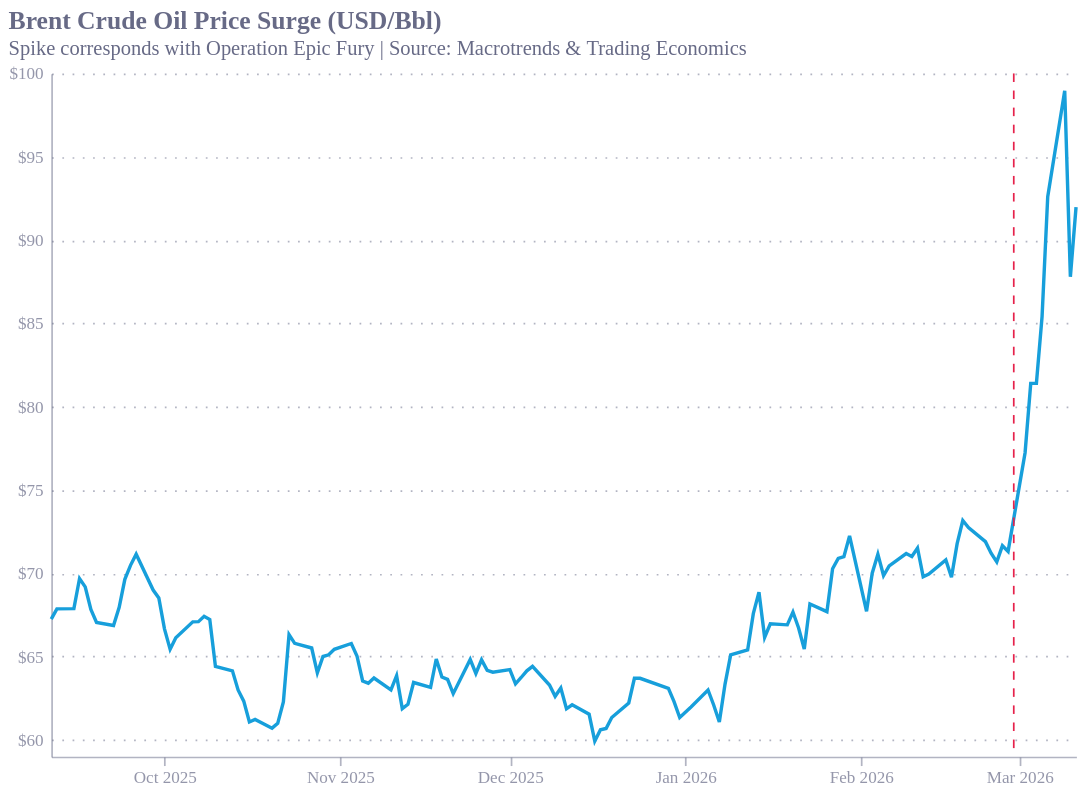

Write notebook code for a chart like this one.
### Code cell
conflict_date = pd.to_datetime('2026-02-28')

base = alt.Chart(df_filtered).encode(
    x=alt.X(
        'Date:T', 
        title=None, 
        axis=alt.Axis(
            format='%b %Y', 
            labelAngle=0, 
            tickCount="month"  
        )
    ),
    y=alt.Y(
        'Value:Q',
        title=None,
        scale=alt.Scale(domain=[59, 100]), 
        axis=alt.Axis(format='$,.0f')
    )
)

line = base.mark_line(
    strokeWidth=2,
    color='#179fdb',
).properties(
    title=alt.TitleParams(
        text='Brent Crude Oil Price Surge (USD/Bbl)',
        subtitle=[f"Spike corresponds with Operation Epic Fury | Source: Macrotrends & Trading Economics"],
        fontSize=15,
        subtitleFontSize=12,
        subtitleColor="#676A86",
        color="#676A86",
        anchor='start'
    ),
    width=600,
    height=400,
)

rule_df = pd.DataFrame({'Date': [conflict_date]})
rule = (
    alt.Chart(rule_df)
    .mark_rule(color='#e6224b', strokeDash=[5, 5], strokeWidth=1)
    .encode(x='Date:T')
)

annotation_df = pd.DataFrame({'Date': [conflict_date], 'Label': [None]})
text = (
    alt.Chart(annotation_df)
    .mark_text(
        align='right',
        dx=-3,
        dy=0,
        fontWeight='bold',
        fontSize=10,
        color='#e6224b'
    )
    .encode(
        x='Date:T',
        y=alt.value(50),
        text='Label:N'
    )
)

chart = (
    (line + rule )
    .configure_view(strokeWidth=0)
    .configure_axis(
        grid=True,          
        gridColor='#eeeeee', 
        domain=True,       
        domainColor='#676A86', 
        tickColor='#676A86'
    )
    .configure_axisX(
        grid=False          
    )
    .configure_title(
        fontSize=16, 
        subtitleFontSize=12, 
        subtitleColor='gray'
    )
)

chart.display()

### Figure 1 — Vega-Lite specification as saved in the notebook (floating-point values rounded to 4 significant figures)
{"config": {"font": "Circular Std", "mark": {"line": {"interpolate": "monotone"}}, "view": {"stroke": "transparent", "width": 400, "height": 300, "strokeWidth": 0}, "range": {"category": ["#36B7B4", "#E6224B", "#F4C245", "#0063AF", "#00A767", "#179FDB", "#EB5C2E"], "diverging": ["#E6224B", "#E54753", "#C9C9C9", "#179FDB", "#122B39"], "heatmap": ["#C9C9C9", "#179FDB", "#0063AF", "#122B39"], "ordinal": ["#00A767", "#36B7B4", "#179FDB", "#0063AF", "#243B5A"]}, "axisX": {"domainColor": "#676A86", "domainOpacity": 0.5, "grid": false, "labelAngle": 0, "labelColor": "#676A86", "labelOpacity": 0.7, "orient": "bottom", "tickColor": "#676A86", "tickCount": 10, "tickOpacity": 0.5, "title": false, "titleAlign": "center", "titleAnchor": "middle", "titleColor": "#676A86", "titleFontSize": 12, "titleOpacity": 0.8, "titleY": -15}, "axisY": {"domainColor": "#676A86", "domainOpacity": 0.5, "gridColor": "#676A86", "gridDash": [1, 5], "gridOpacity": 0.5, "labelColor": "#676A86", "labelOpacity": 0.7, "labelPadding": 5, "tickColor": "#676A86", "tickCount": 8, "tickOpacity": 0.5, "ticks": false, "titleAlign": "left", "titleAngle": 0, "titleBaseline": "bottom", "titleColor": "#676A86", "titleFontSize": 12, "titleOpacity": 0.8, "titleX": 0, "titleY": -7}, "axis": {"domain": true, "domainColor": "#676A86", "grid": true, "gridColor": "#eeeeee", "tickColor": "#676A86"}, "title": {"fontSize": 16, "subtitleColor": "gray", "subtitleFontSize": 12}}, "layer": [{"data": {"name": "data-8fb367a44ea76214f5878034813df365"}, "mark": {"type": "line", "color": "#179fdb", "strokeWidth": 2}, "encoding": {"x": {"axis": {"format": "%b %Y", "labelAngle": 0, "tickCount": "month"}, "field": "Date", "title": null, "type": "temporal"}, "y": {"axis": {"format": "$,.0f"}, "field": "Value", "scale": {"domain": [59, 100]}, "title": null, "type": "quantitative"}}, "title": {"text": "Brent Crude Oil Price Surge (USD/Bbl)", "anchor": "start", "color": "#676A86", "fontSize": 15, "subtitle": ["Spike corresponds with Operation Epic Fury | Source: Macrotrends & Trading Economics"], "subtitleColor": "#676A86", "subtitleFontSize": 12}}, {"data": {"name": "data-a81af2f44d698b70ab0d5add563224de"}, "mark": {"type": "rule", "color": "#e6224b", "strokeDash": [5, 5], "strokeWidth": 1}, "encoding": {"x": {"field": "Date", "type": "temporal"}}}], "height": 400, "width": 600, "$schema": "https://vega.github.io/schema/vega-lite/v6.1.0.json", "datasets": {"data-8fb367a44ea76214f5878034813df365": [{"Date": "2025-09-11T00:00:00", "Value": 67.25}, {"Date": "2025-09-12T00:00:00", "Value": 67.87}, {"Date": "2025-09-15T00:00:00", "Value": 67.88}, {"Date": "2025-09-16T00:00:00", "Value": 69.69}, {"Date": "2025-09-17T00:00:00", "Value": 69.19}, {"Date": "2025-09-18T00:00:00", "Value": 67.83}, {"Date": "2025-09-19T00:00:00", "Value": 67.05}, {"Date": "2025-09-22T00:00:00", "Value": 66.87}, {"Date": "2025-09-23T00:00:00", "Value": 67.96}, {"Date": "2025-09-24T00:00:00", "Value": 69.64}, {"Date": "2025-09-25T00:00:00", "Value": 70.48}, {"Date": "2025-09-26T00:00:00", "Value": 71.15}, {"Date": "2025-09-29T00:00:00", "Value": 69.0}, {"Date": "2025-09-30T00:00:00", "Value": 68.52}, {"Date": "2025-10-01T00:00:00", "Value": 66.67}, {"Date": "2025-10-02T00:00:00", "Value": 65.44}, {"Date": "2025-10-03T00:00:00", "Value": 66.13}, {"Date": "2025-10-06T00:00:00", "Value": 67.09}, {"Date": "2025-10-07T00:00:00", "Value": 67.1}, {"Date": "2025-10-08T00:00:00", "Value": 67.42}, {"Date": "2025-10-09T00:00:00", "Value": 67.23}, {"Date": "2025-10-10T00:00:00", "Value": 64.41}, {"Date": "2025-10-13T00:00:00", "Value": 64.15}, {"Date": "2025-10-14T00:00:00", "Value": 63.0}, {"Date": "2025-10-15T00:00:00", "Value": 62.33}, {"Date": "2025-10-16T00:00:00", "Value": 61.08}, {"Date": "2025-10-17T00:00:00", "Value": 61.23}, {"Date": "2025-10-20T00:00:00", "Value": 60.71}, {"Date": "2025-10-21T00:00:00", "Value": 61.0}, {"Date": "2025-10-22T00:00:00", "Value": 62.28}, {"Date": "2025-10-23T00:00:00", "Value": 66.32}, {"Date": "2025-10-24T00:00:00", "Value": 65.8}, {"Date": "2025-10-27T00:00:00", "Value": 65.52}, {"Date": "2025-10-28T00:00:00", "Value": 64.03}, {"Date": "2025-10-29T00:00:00", "Value": 65.01}, {"Date": "2025-10-30T00:00:00", "Value": 65.11}, {"Date": "2025-10-31T00:00:00", "Value": 65.44}, {"Date": "2025-11-03T00:00:00", "Value": 65.79}, {"Date": "2025-11-04T00:00:00", "Value": 65.04}, {"Date": "2025-11-05T00:00:00", "Value": 63.54}, {"Date": "2025-11-06T00:00:00", "Value": 63.41}, {"Date": "2025-11-07T00:00:00", "Value": 63.72}, {"Date": "2025-11-10T00:00:00", "Value": 63.01}, {"Date": "2025-11-11T00:00:00", "Value": 63.86}, {"Date": "2025-11-12T00:00:00", "Value": 61.88}, {"Date": "2025-11-13T00:00:00", "Value": 62.14}, {"Date": "2025-11-14T00:00:00", "Value": 63.45}, {"Date": "2025-11-17T00:00:00", "Value": 63.16}, {"Date": "2025-11-18T00:00:00", "Value": 64.86}, {"Date": "2025-11-19T00:00:00", "Value": 63.78}, {"Date": "2025-11-20T00:00:00", "Value": 63.64}, {"Date": "2025-11-21T00:00:00", "Value": 62.78}, {"Date": "2025-11-24T00:00:00", "Value": 64.83}, {"Date": "2025-11-25T00:00:00", "Value": 63.99}, {"Date": "2025-11-26T00:00:00", "Value": 64.81}, {"Date": "2025-11-27T00:00:00", "Value": 64.18}, {"Date": "2025-11-28T00:00:00", "Value": 64.07}, {"Date": "2025-12-01T00:00:00", "Value": 64.22}, {"Date": "2025-12-02T00:00:00", "Value": 63.37}, {"Date": "2025-12-03T00:00:00", "Value": 63.75}, {"Date": "2025-12-04T00:00:00", "Value": 64.15}, {"Date": "2025-12-05T00:00:00", "Value": 64.42}, {"Date": "2025-12-08T00:00:00", "Value": 63.3}, {"Date": "2025-12-09T00:00:00", "Value": 62.62}, {"Date": "2025-12-10T00:00:00", "Value": 63.12}, {"Date": "2025-12-11T00:00:00", "Value": 61.87}, {"Date": "2025-12-12T00:00:00", "Value": 62.11}, {"Date": "2025-12-15T00:00:00", "Value": 61.55}, {"Date": "2025-12-16T00:00:00", "Value": 59.93}, {"Date": "2025-12-17T00:00:00", "Value": 60.61}, {"Date": "2025-12-18T00:00:00", "Value": 60.69}, {"Date": "2025-12-19T00:00:00", "Value": 61.35}, {"Date": "2025-12-22T00:00:00", "Value": 62.22}, {"Date": "2025-12-23T00:00:00", "Value": 63.7}, {"Date": "2025-12-24T00:00:00", "Value": 63.7}, {"Date": "2025-12-29T00:00:00", "Value": 63.1}, {"Date": "2025-12-30T00:00:00", "Value": 62.3}, {"Date": "2025-12-31T00:00:00", "Value": 61.35}, {"Date": "2026-01-02T00:00:00", "Value": 61.98}, {"Date": "2026-01-05T00:00:00", "Value": 63.0}, {"Date": "2026-01-06T00:00:00", "Value": 62.1}, {"Date": "2026-01-07T00:00:00", "Value": 61.08}, {"Date": "2026-01-08T00:00:00", "Value": 63.34}, {"Date": "2026-01-09T00:00:00", "Value": 65.11}, {"Date": "2026-01-12T00:00:00", "Value": 65.4}, {"Date": "2026-01-13T00:00:00", "Value": 67.58}, {"Date": "2026-01-14T00:00:00", "Value": 68.87}, {"Date": "2026-01-15T00:00:00", "Value": 66.16}, {"Date": "2026-01-16T00:00:00", "Value": 66.97}, {"Date": "2026-01-19T00:00:00", "Value": 66.91}, {"Date": "2026-01-20T00:00:00", "Value": 67.68}, {"Date": "2026-01-21T00:00:00", "Value": 66.72}, {"Date": "2026-01-22T00:00:00", "Value": 65.46}, {"Date": "2026-01-23T00:00:00", "Value": 68.16}, {"Date": "2026-01-26T00:00:00", "Value": 67.7}, {"Date": "2026-01-27T00:00:00", "Value": 70.28}, {"Date": "2026-01-28T00:00:00", "Value": 70.9}, {"Date": "2026-01-29T00:00:00", "Value": 71.0}, {"Date": "2026-01-30T00:00:00", "Value": 72.25}, {"Date": "2026-02-02T00:00:00", "Value": 67.72}, {"Date": "2026-02-03T00:00:00", "Value": 70.01}, {"Date": "2026-02-04T00:00:00", "Value": 71.15}, {"Date": "2026-02-05T00:00:00", "Value": 69.87}, {"Date": "2026-02-06T00:00:00", "Value": 70.45}, {"Date": "2026-02-09T00:00:00", "Value": 71.19}, {"Date": "2026-02-10T00:00:00", "Value": 71.01}, {"Date": "2026-02-11T00:00:00", "Value": 71.52}, {"Date": "2026-02-12T00:00:00", "Value": 69.8}, {"Date": "2026-02-13T00:00:00", "Value": 69.96}, {"Date": "2026-02-16T00:00:00", "Value": 70.81}, {"Date": "2026-02-17T00:00:00", "Value": 69.77}, {"Date": "2026-02-18T00:00:00", "Value": 71.78}, {"Date": "2026-02-19T00:00:00", "Value": 73.17}, {"Date": "2026-02-20T00:00:00", "Value": 72.75}, {"Date": "2026-02-23T00:00:00", "Value": 71.9}, {"Date": "2026-02-24T00:00:00", "Value": 71.21}, {"Date": "2026-02-25T00:00:00", "Value": 70.69}, {"Date": "2026-02-26T00:00:00", "Value": 71.66}, {"Date": "2026-02-27T00:00:00", "Value": 71.32}, {"Date": "2026-03-02T00:00:00", "Value": 77.24}, {"Date": "2026-03-03T00:00:00", "Value": 81.4}, {"Date": "2026-03-04T00:00:00", "Value": 81.4}, {"Date": "2026-03-05T00:00:00", "Value": 85.41}, {"Date": "2026-03-06T00:00:00", "Value": 92.6}, {"Date": "2026-03-09T00:00:00", "Value": 98.96}, {"Date": "2026-03-10T00:00:00", "Value": 87.8}, {"Date": "2026-03-11T00:00:00", "Value": 91.98}], "data-a81af2f44d698b70ab0d5add563224de": [{"Date": "2026-02-28T00:00:00"}]}}
